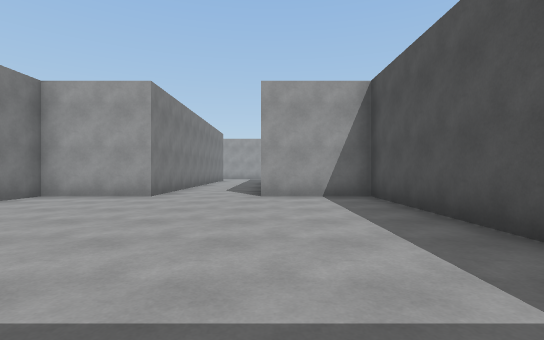
[1] (above)

17 first-person views from a walk through a scene from a Unity 3-D project. The camera is 1.2 m above the floor, looks level and sees 85° across. The floor is counted in squares, 2 m on a side. Each view is taken from the middle of a square. On the plan, view 1 faces up. The plan holds only what a view shows up to about 9 squares ahead; the rest is blank. The place goes on beyond the plan. The player character is not drawn.

[2]
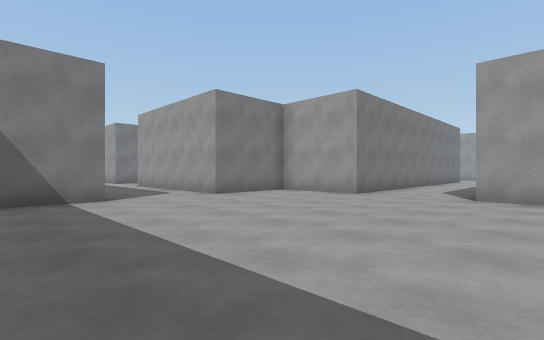

[3]
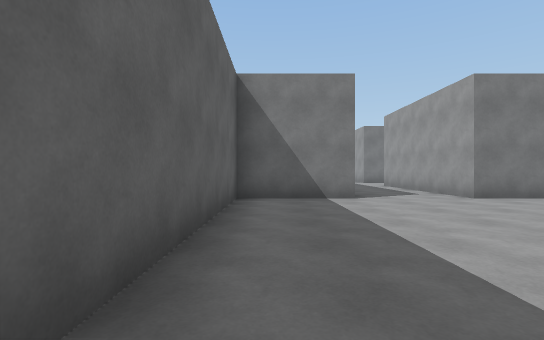

[4]
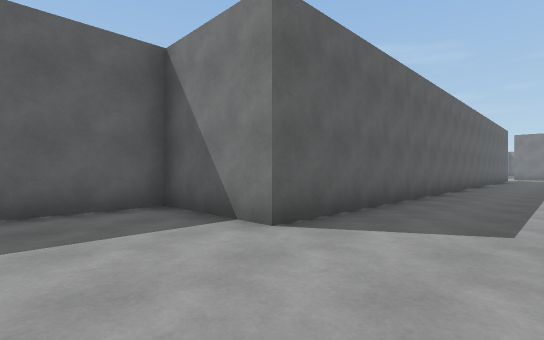

[5]
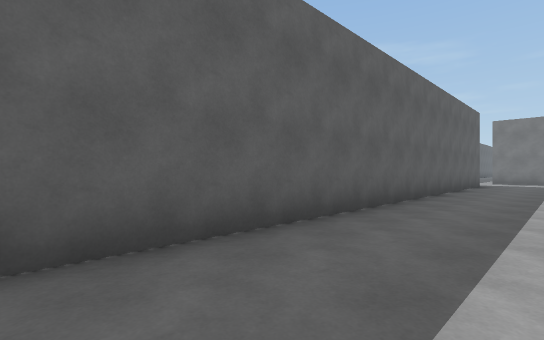

[6]
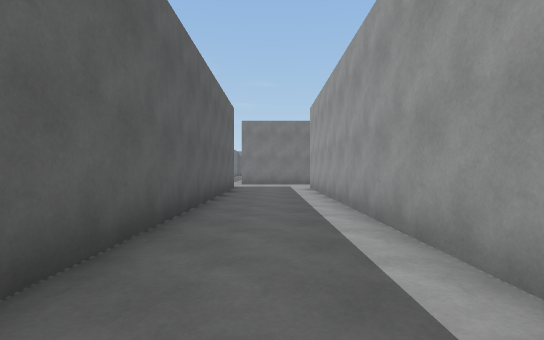

[7]
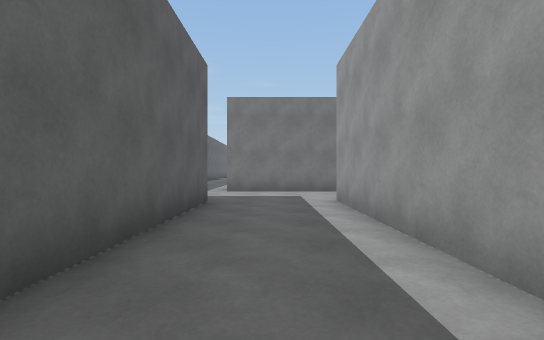

[8]
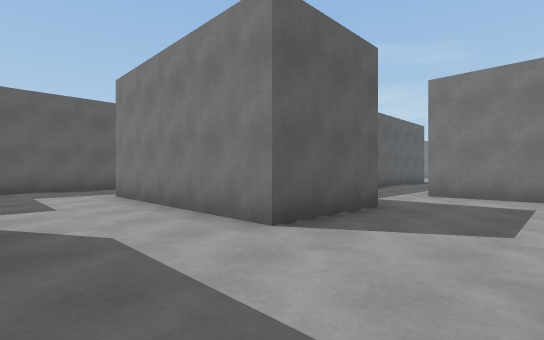

[9]
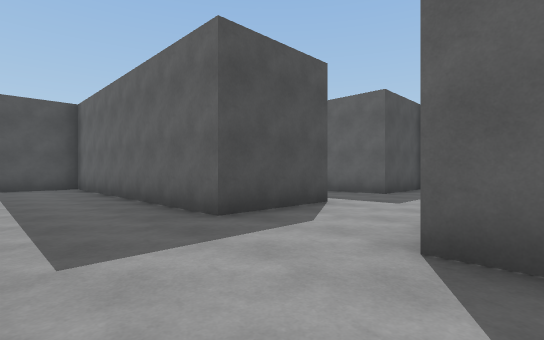

[10]
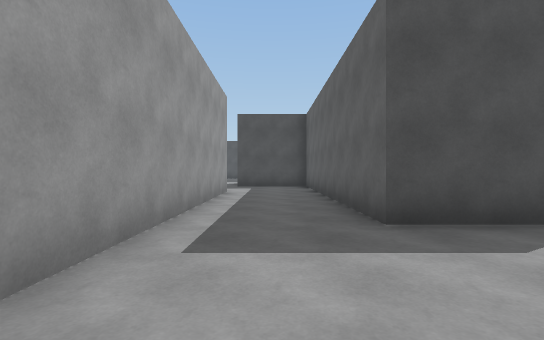

[11]
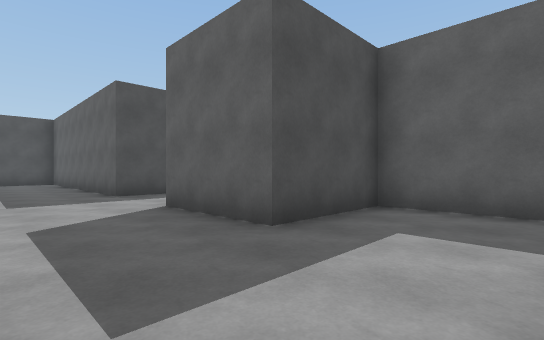

[12]
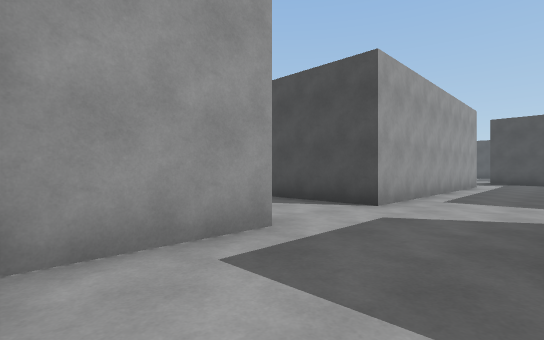

[13]
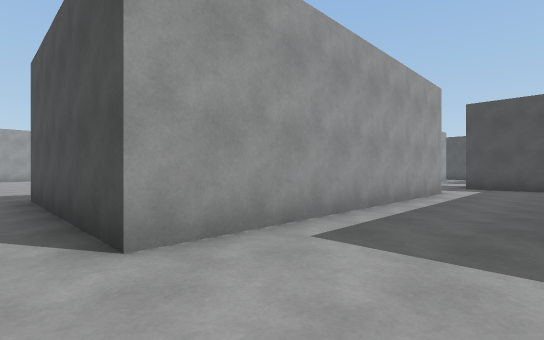

[14]
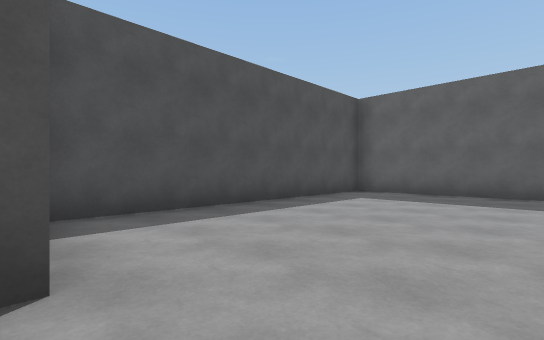

[15]
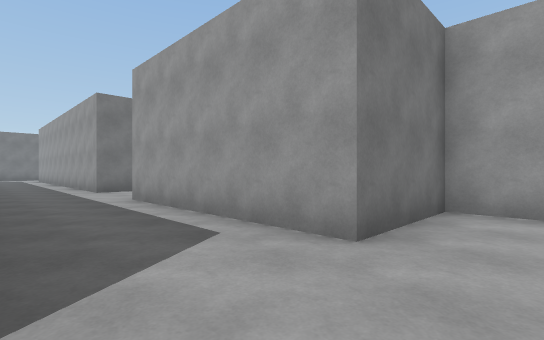

[16]
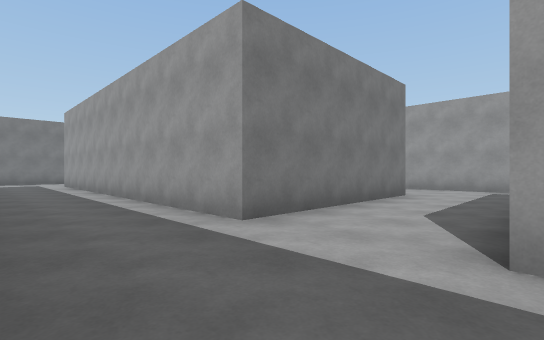

[17]
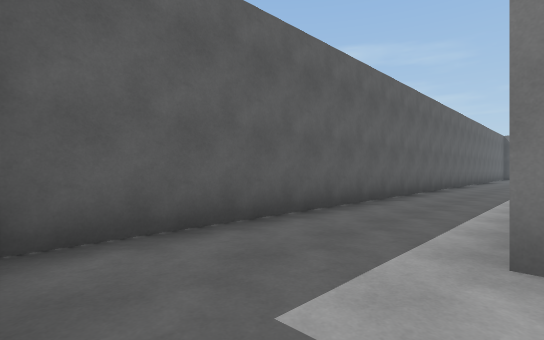

### Floor plan
Points are (right, up) in squares from view 1. A wall is a line through its corners. A room is listed if a view was taken in it or the views show most of it. See-through windows are left out.
Room 1 (views 1, 2, 3, 4, 5, 6, 7, 8, 9, 10, 11, 12, 13, 15, 16, 17)
walls: (-12.7, 4.3) (-22.8, 4.3) (-22.8, 6.7) (-15.5, 6.7); (-15.3, 7) (-15.3, 9); (-17.8, 9.2) (-25.2, 9.2); (-2.7, 6.8) (-5.2, 6.8) (-5.2, 4.3) (-10.2, 4.3); (-25.5, -0.7) (-22.8, -0.7) (-22.8, 1.8) (-5.2, 1.8) (-5.2, -0.7) (2.2, -0.7) (2.2, 6.8) (-0.2, 6.8); (-27.8, 9.2) (-30, 9.2); (-29.9, 4.2) (-27.8, 4.2) (-27.8, 6.7) (-25.3, 6.7) (-25.3, 1.8); (-30.3, 8.8) (-30.3, 6.8)
ways out: opening at (-31.5, 5.5) to room 2; opening at (-26.5, 9.5) to room 2; opening at (-26, 0.5) to room 2; opening at (-16.5, 9) to room 2; opening at (-11.5, 4.5) to room 2; opening at (-1.5, 6.5) to room 2
Room 2 (view 14)
walls: (-25.2, 9.2) (-25.2, 14.2); (-12.7, 9.2) (-12.7, 4.3); (-11, 11.8) (-13, 11.8); (-33, -0.7) (-25.5, -0.7); (-2.7, 9) (-2.7, 6.8)
ways out: opening at (-31.5, 5.5) to room 1; opening at (-26.5, 9.5) to room 1; opening at (-26, 0.5) to room 1; opening at (-16.5, 9) to room 1; opening at (-11.5, 4.5) to room 1; opening at (-1.5, 6.5) to room 1

Positions as (right, up) in squares from view 1, and headings:
1: (0, 0), facing up
2: (1, 0), facing up-left
3: (1, 0), facing left
4: (-3, 4), facing down-left
5: (-10, 4), facing down-left
6: (-13, 3), facing left
7: (-17, 3), facing left
8: (-23, 9), facing down-left
9: (-26, 9), facing down-right
10: (-26, 8), facing right
11: (-30, 9), facing down-right
12: (-30, 7), facing up-right
13: (-26, 7), facing up-right
14: (-2, 7), facing down-right
15: (-4, 2), facing up-left
16: (-10, 2), facing up-left
17: (-23, 2), facing down-left
